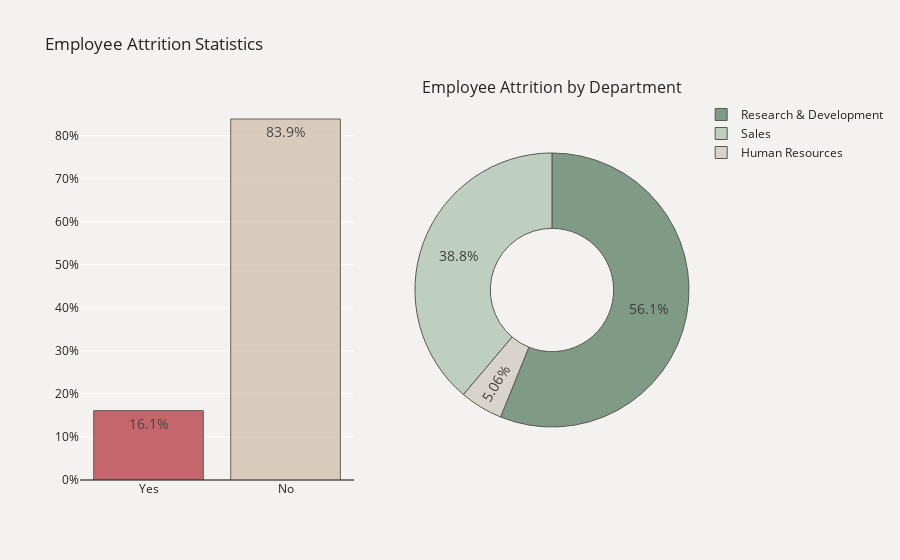

Here is the notebook cell this chart was saved with:
### Markdown cell above
# Exploratory Data Analysis

### Code cell
# visualize employee attrition statistics with 2 charts

fig=make_subplots(rows=1, cols=2, 
                  subplot_titles=("", "Employee Attrition by Department"),
                  specs=[[{"type": "bar"}, {"type": "pie"}]])

# Bar chart (former vs current employees)
plot_df=data['Attrition'].value_counts(normalize=True)
plot_df=plot_df.mul(100).rename('Percent').reset_index().sort_values('Percent')
# plot_df.rename(columns={'index':'Attrition'}, inplace=True)
#plot_df['Attrition']=['Former Employees' if i == 'Yes' else 'Current Employees' for i in plot_df['Attrition']]
x=plot_df['Attrition']
y=plot_df['Percent']
fig.add_trace(
    go.Bar(x=x, y=y, text=y,opacity=.7,
           hovertemplate='Employee Attrition Rate<br>%{x}: %{y:.5}%<extra></extra>',
           showlegend=False), row=1, col=1)
fig.update_traces(texttemplate='%{text:.3s}%', textposition='inside', 
                  marker_line=dict(width=1, color='#1B0202'), marker_color=['#B02B34','#CDBBA7'])
fig.update_yaxes(zeroline=True, zerolinewidth=1, zerolinecolor='black')
fig.update_layout(yaxis_ticksuffix = '%')

# Pie chart
plot_df2=data[data.Attrition=='Yes']
plot_df2=plot_df2['Department'].value_counts(normalize=True)
plot_df2=plot_df2.mul(100).rename('Percent').reset_index().sort_values('Percent', ascending=False)
plot_df2.rename(columns={'index':'Department'}, inplace=True)
fig.add_trace(go.Pie(labels=plot_df2['Department'], values=plot_df2['Percent'], opacity=0.75, hole=0.45,
                     hovertemplate='%{label}<br>Attrition Rate: %{value:.3}%<extra></extra>',
                     marker_colors=['#587D65','#ADC4B2','#D1C9C2']), row=1, col=2)
#fig.update_yaxes(tickmode = 'array', range=[0, 90], dtick=5)
fig.update_traces(textfont_size=14,textfont_color='black',marker=dict(line=dict(color='#28221D', width=1)))
fig.update_layout(title_text="Employee Attrition Statistics", font_color='#28221D',
                 paper_bgcolor='#F4F2F0', plot_bgcolor='#F4F2F0')      
fig.show()

### Figure 1 — Plotly figure (JSON) as saved in the notebook; plotly's stock layout.template omitted (floating-point values rounded to 4 significant figures)
{"data": [{"hovertemplate": "Employee Attrition Rate<br>%{x}: %{y:.5}%<extra></extra>", "marker": {"color": ["#B02B34", "#CDBBA7"], "line": {"color": "#28221D", "width": 1}}, "opacity": 0.7, "showlegend": false, "text": [16.12, 83.88], "textfont": {"color": "black", "size": 14}, "textposition": "inside", "texttemplate": "%{text:.3s}%", "type": "bar", "x": ["Yes", "No"], "xaxis": "x", "y": [16.12, 83.88], "yaxis": "y"}, {"domain": {"x": [0.55, 1], "y": [0, 1]}, "hole": 0.45, "hovertemplate": "%{label}<br>Attrition Rate: %{value:.3}%<extra></extra>", "labels": ["Research & Development", "Sales", "Human Resources"], "marker": {"colors": ["#587D65", "#ADC4B2", "#D1C9C2"], "line": {"color": "#28221D", "width": 1}}, "opacity": 0.75, "textfont": {"color": "black", "size": 14}, "type": "pie", "values": [56.12, 38.82, 5.063]}], "layout": {"annotations": [{"font": {"size": 16}, "showarrow": false, "text": "Employee Attrition by Department", "x": 0.775, "xanchor": "center", "xref": "paper", "y": 1, "yanchor": "bottom", "yref": "paper"}], "autosize": true, "font": {"color": "#28221D"}, "paper_bgcolor": "#F4F2F0", "plot_bgcolor": "#F4F2F0", "title": {"text": "Employee Attrition Statistics"}, "xaxis": {"anchor": "y", "autorange": true, "domain": [0, 0.45], "range": [-0.5, 1.5], "type": "category"}, "yaxis": {"anchor": "x", "autorange": true, "domain": [0, 1], "range": [0, 88.29], "ticksuffix": "%", "type": "linear", "zeroline": true, "zerolinecolor": "black", "zerolinewidth": 1}}}
